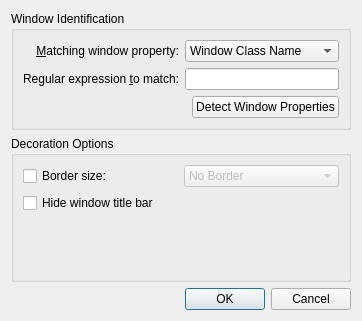
<?xml version="1.0" encoding="UTF-8"?>
<ui version="4.0">
    <class>LightlyExceptionDialog</class>
    <widget class="QDialog" name="LightlyExceptionDialog">
        <property name="geometry">
            <rect>
                <x>0</x>
                <y>0</y>
                <width>362</width>
                <height>321</height>
            </rect>
        </property>
        <property name="windowTitle">
            <string>Dialog</string>
        </property>
        <layout class="QVBoxLayout" name="verticalLayout">
            <item>
                <widget class="QGroupBox" name="groupBox">
                    <property name="title">
                        <string>Window Identification</string>
                    </property>
                    <layout class="QGridLayout" name="gridLayout_2">
                        <item row="0" column="0">
                            <widget class="QLabel" name="label">
                                <property name="text">
                                    <string>&amp;Matching window property:</string>
                                </property>
                                <property name="alignment">
                                    <set>Qt::AlignRight|Qt::AlignTrailing|Qt::AlignVCenter</set>
                                </property>
                                <property name="buddy">
                                    <cstring>exceptionType</cstring>
                                </property>
                            </widget>
                        </item>
                        <item row="1" column="0">
                            <widget class="QLabel" name="label_2">
                                <property name="text">
                                    <string>Regular expression &amp;to match:</string>
                                </property>
                                <property name="alignment">
                                    <set>Qt::AlignRight|Qt::AlignTrailing|Qt::AlignVCenter</set>
                                </property>
                                <property name="buddy">
                                    <cstring>exceptionEditor</cstring>
                                </property>
                            </widget>
                        </item>
                        <item row="2" column="2">
                            <widget class="QPushButton" name="detectDialogButton">
                                <property name="text">
                                    <string>Detect Window Properties</string>
                                </property>
                            </widget>
                        </item>
                        <item row="1" column="1" colspan="2">
                            <widget class="QLineEdit" name="exceptionEditor">
                                <property name="showClearButton" stdset="0">
                                    <bool>true</bool>
                                </property>
                            </widget>
                        </item>
                        <item row="0" column="1" colspan="2">
                            <widget class="QComboBox" name="exceptionType">
                                <item>
                                    <property name="text">
                                        <string>Window Class Name</string>
                                    </property>
                                </item>
                                <item>
                                    <property name="text">
                                        <string>Window Title</string>
                                    </property>
                                </item>
                            </widget>
                        </item>
                    </layout>
                </widget>
            </item>
            <item>
                <widget class="QGroupBox" name="groupBox_2">
                    <property name="title">
                        <string>Decoration Options</string>
                    </property>
                    <layout class="QGridLayout" name="gridLayout_3">
                        <item row="0" column="0">
                            <widget class="QCheckBox" name="borderSizeCheckBox">
                                <property name="text">
                                    <string>Border size:</string>
                                </property>
                            </widget>
                        </item>
                        <item row="2" column="0" colspan="2">
                            <widget class="QCheckBox" name="hideTitleBar">
                                <property name="text">
                                    <string>Hide window title bar</string>
                                </property>
                            </widget>
                        </item>
                        <item row="0" column="1">
                            <widget class="QComboBox" name="borderSizeComboBox">
                                <property name="enabled">
                                    <bool>false</bool>
                                </property>
                                <item>
                                    <property name="text">
                                        <string comment="@item:inlistbox Border size:">No Border</string>
                                    </property>
                                </item>
                                <item>
                                    <property name="text">
                                        <string comment="@item:inlistbox Border size:">No Side Borders</string>
                                    </property>
                                </item>
                                <item>
                                    <property name="text">
                                        <string comment="@item:inlistbox Border size:">Tiny</string>
                                    </property>
                                </item>
                                <item>
                                    <property name="text">
                                        <string comment="@item:inlistbox Border size:">Normal</string>
                                    </property>
                                </item>
                                <item>
                                    <property name="text">
                                        <string comment="@item:inlistbox Border size:">Large</string>
                                    </property>
                                </item>
                                <item>
                                    <property name="text">
                                        <string comment="@item:inlistbox Border size:">Very Large</string>
                                    </property>
                                </item>
                                <item>
                                    <property name="text">
                                        <string comment="@item:inlistbox Border size:">Huge</string>
                                    </property>
                                </item>
                                <item>
                                    <property name="text">
                                        <string comment="@item:inlistbox Border size:">Very Huge</string>
                                    </property>
                                </item>
                                <item>
                                    <property name="text">
                                        <string comment="@item:inlistbox Border size:">Oversized</string>
                                    </property>
                                </item>
                            </widget>
                        </item>
                        <item row="3" column="0" colspan="2">
                            <spacer name="verticalSpacer">
                                <property name="orientation">
                                    <enum>Qt::Vertical</enum>
                                </property>
                                <property name="sizeHint" stdset="0">
                                    <size>
                                        <width>20</width>
                                        <height>40</height>
                                    </size>
                                </property>
                            </spacer>
                        </item>
                    </layout>
                </widget>
            </item>
            <item>
                <widget class="QDialogButtonBox" name="buttonBox">
                    <property name="orientation">
                        <enum>Qt::Horizontal</enum>
                    </property>
                    <property name="standardButtons">
                        <set>QDialogButtonBox::Cancel|QDialogButtonBox::Ok</set>
                    </property>
                </widget>
            </item>
        </layout>
    </widget>
    <resources/>
    <connections>
        <connection>
            <sender>buttonBox</sender>
            <signal>accepted()</signal>
            <receiver>LightlyExceptionDialog</receiver>
            <slot>accept()</slot>
            <hints>
                <hint type="sourcelabel">
                    <x>252</x>
                    <y>342</y>
                </hint>
                <hint type="destinationlabel">
                    <x>157</x>
                    <y>274</y>
                </hint>
            </hints>
        </connection>
        <connection>
            <sender>buttonBox</sender>
            <signal>rejected()</signal>
            <receiver>LightlyExceptionDialog</receiver>
            <slot>reject()</slot>
            <hints>
                <hint type="sourcelabel">
                    <x>320</x>
                    <y>342</y>
                </hint>
                <hint type="destinationlabel">
                    <x>286</x>
                    <y>274</y>
                </hint>
            </hints>
        </connection>
        <connection>
            <sender>borderSizeCheckBox</sender>
            <signal>toggled(bool)</signal>
            <receiver>borderSizeComboBox</receiver>
            <slot>setEnabled(bool)</slot>
            <hints>
                <hint type="sourcelabel">
                    <x>125</x>
                    <y>162</y>
                </hint>
                <hint type="destinationlabel">
                    <x>316</x>
                    <y>163</y>
                </hint>
            </hints>
        </connection>
    </connections>
</ui>
